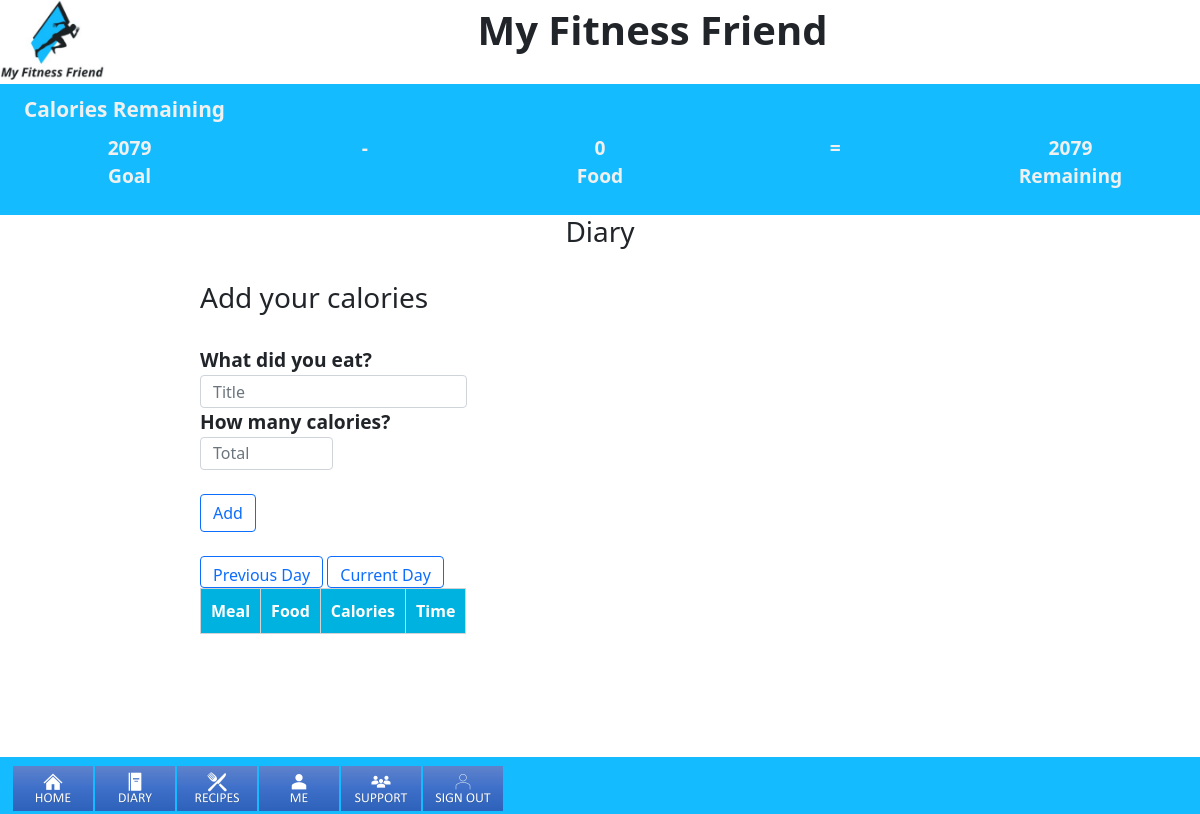
Page /diary.php (signed in) on the earlier database version.
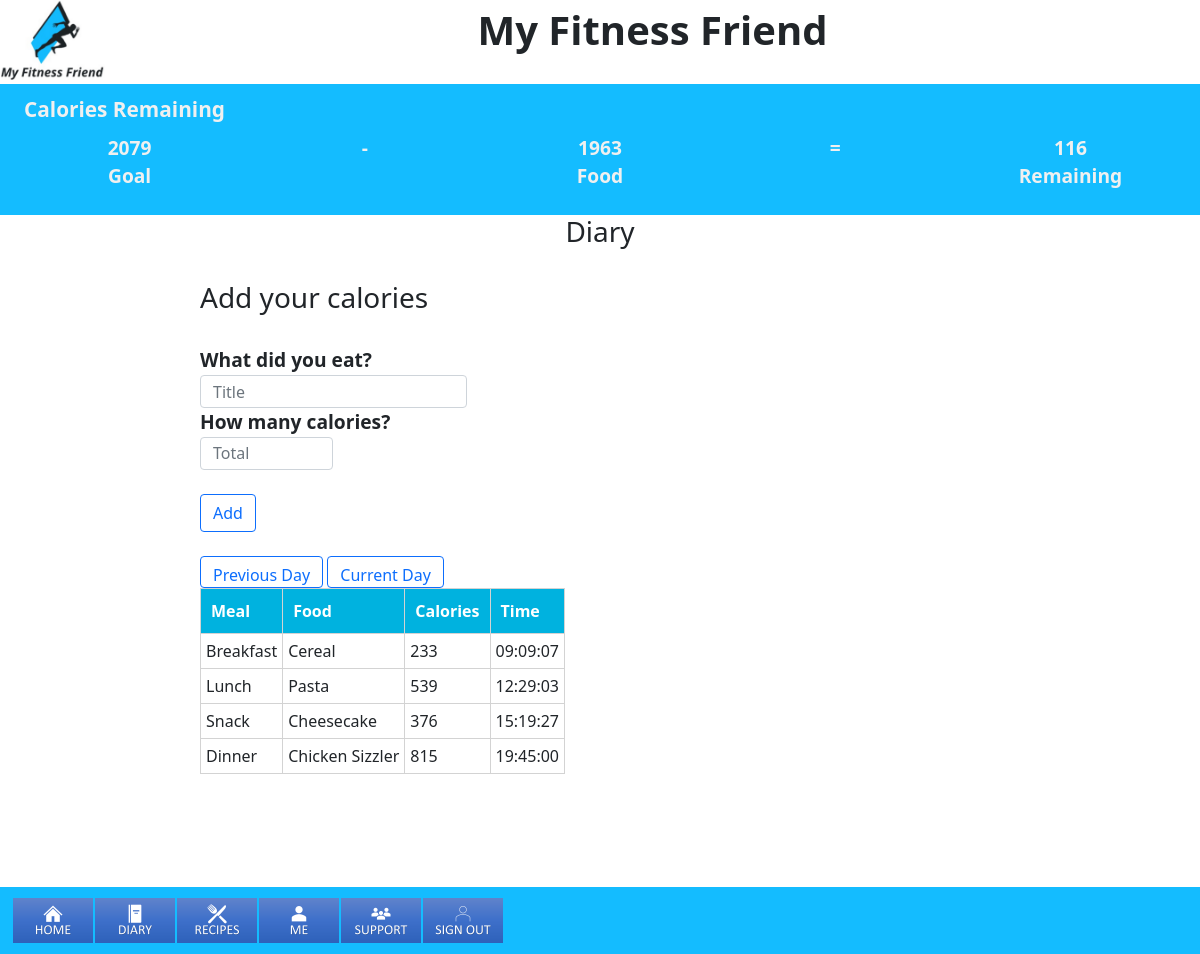
Same page on the later database version.
### tables this page shows
CREATE TABLE `users` (
  `uid` int(11) NOT NULL,
  `username` varchar(32) DEFAULT NULL,
  `password` varchar(64) DEFAULT NULL,
  `firstname` varchar(64) DEFAULT NULL,
  `lastname` varchar(64) DEFAULT NULL,
  `email` varchar(128) DEFAULT NULL,
  `age` smallint(3) DEFAULT NULL,
  `gender` varchar(6) DEFAULT NULL,
  `start_weight` int(3) DEFAULT NULL,
  `current_weight` int(3) DEFAULT NULL,
  `goal_weight` int(3) DEFAULT NULL,
  `height` int(3) DEFAULT NULL,
  `unit1` varchar(32) DEFAULT NULL,
  `unit2` varchar(32) DEFAULT NULL,
  `mentor1` int(3) DEFAULT NULL,
  `mentor2` int(3) DEFAULT NULL,
  `mentor3` int(3) DEFAULT NULL,
  `calorie_intake` int(5) DEFAULT NULL
);

CREATE TABLE `calories` (
  `cid` int(5) NOT NULL,
  `uid` int(11) DEFAULT NULL,
  `food` varchar(120) DEFAULT NULL,
  `meal` varchar(120) DEFAULT NULL,
  `calorie_intake` int(5) DEFAULT NULL,
  `exercise` varchar(120) DEFAULT NULL,
  `calories_burnt` int(5) DEFAULT NULL,
  `datetime` datetime NOT NULL
);

### diary.php (the view, shortened to what this page needs)
<?php
include 'header.php';
if(!isset($_SESSION['uid']))
{
  echo 'You are being redirected to the home page!';
  header("Location:index.php");
}
else
{
  $uid=$_SESSION['uid'];
}
if(isset($_POST['plus']))
{
  $plus_query = "SELECT meal,food,calorie_intake, CAST(datetime as time) AS 'Time' FROM calories WHERE uid = $uid AND date(datetime) = curdate();";
  $result = executeQuery($plus_query);
}
elseif (isset ($_POST['minus']))
{
  $minus_query = "SELECT meal,food,calorie_intake, CAST(datetime as time) AS 'Time' FROM calories WHERE uid = $uid AND date(datetime) = curdate()-1;";
  $result = executeQuery($minus_query);
}
else
{
  $default_query = "SELECT meal,food,calorie_intake, CAST(datetime as time) AS 'Time' FROM calories WHERE uid = $uid AND date(datetime) = curdate();";
  $result = executeQuery($default_query);
}
?>
      <h3><center>Diary<center></h3><br>
        <div class="col-md-8 m-auto block" id="main_content">
      <h3>Add your calories</h3><br>
        <form action="calorieupdate.php" method="post" enctype="multipart/form-data">
        <div class="form-group">
          <div class="col-sm-12">
              <label for="inputFood" class="col-sm-12">What did you eat?</label>
              </div>
          </div>
              <div class="form-group">
              <div class="col-sm-4 col-sm-offset-4">
                  <input type="text" class="form-control" id="inputFood" placeholder="Title" name="food">
              </div>
          </div>
          <div class="form-group">
          <div class="col-sm-12">
              <label for="inputCal" class="col-sm-12">How many calories?</label>
              </div>
          </div>
          <div class="form-group">
          <div class="col-sm-2 col-sm-offset-5">
            <input type="text" class="form-control" id="inputCal" placeholder="Total" name="calorie_intake">
            </div>
          </div><br>
            <button class="btn btn-outline-primary" type="submit" name="post">Add</button>
        </form>
      </div>
    </div><br>
    <div class="col-md-8 m-auto block" id="main_content">
      <form action="diary.php" method="post">
      <input type="submit" class = "btn btn-outline-primary" name="minus" value="Previous Day">
      <input type="submit" class = "btn btn-outline-primary" name="plus" value="Current Day">
    <table class="table-main">
    <tr>
      <th>Meal</th>
      <th>Food</th>
      <th>Calories</th>
      <th>Time</th>
    </tr>
<?php
function executeQuery($query)
{
    $connection = mysqli_connect("localhost","root","");
    $result = mysqli_query($connection, $query);
    return $result;
}
while($row = mysqli_fetch_assoc($result)){
  ?>
<tr>
    <td><?php echo $row['meal'];?></td>
    <td><?php echo $row['food'];?></td>
    <td><?php echo $row['calorie_intake'];?></td>
    <td><?php echo $row['Time'];?></td>
</tr>
  <?php
}
?>
      </table>
      </form>
    </div>
<?php
include 'footer.php';
?>

### header.php (shortened to what this page needs)
<?php
echo <<<HEADER1
<!DOCTYPE html>
<html>
<head>
<meta charset="utf-8">
<meta name="viewport" content="width=device-width, initial-scale=1">
<link href="https://cdn.jsdelivr.net/npm/bootstrap@5.1.3/dist/css/bootstrap.min.css" rel="stylesheet">
<script src="https://cdn.jsdelivr.net/npm/jquery@3.5.1/dist/jquery.slim.min.js"></script>
<script src="https://cdn.jsdelivr.net/npm/bootstrap@5.1.3/dist/js/bootstrap.bundle.min.js"></script>
<script src="https://kit.fontawesome.com/c3521ff66d.js"></script>
<link rel="stylesheet" href=css/style.css>
<title>The Calorie Counter</title>
</head>
<div class="heading">
    <img src="img/tempLogo.png" id="logo" alt="Logo" width="105">
My Fitness Friend
</div>
<br>
HEADER1;
require_once "interface.php";
?>

### interface.php (shortened to what this page needs)
<?php
if (isset($_SESSION['username'])) {
  $connection = mysqli_connect("localhost","root","");
  $calorieQuery = "SELECT SUM(calorie_intake) FROM calories WHERE uid = '$_SESSION[uid]' AND date(datetime) = curdate();";
  $calorieResult = mysqli_query($connection, $calorieQuery);
  $crTemp = mysqli_fetch_array($calorieResult);
  if(empty($crTemp[0])) {
    $cr = 0;
  }
  else {
    $cr = $crTemp[0];
  }
  $query = "SELECT * FROM users WHERE uid = '$_SESSION[uid]'";
  $result = mysqli_query($connection, $query);
  while ($row = mysqli_fetch_assoc($result)) {
    $sw = $row['start_weight'];
    $cw = $row['current_weight'];
    $gw = $row['goal_weight'];
    $g = $row['gender'];
  }
  $result1 = $cw * 2.205;
  $result2 = $result1 * 15;
  $x = $sw - $gw;
  $y = $sw - $cw;
  $z = $y / $x;
  $offset = 1 - $z;
  $reduction = $offset / 2;
  $reduction2 = $result2 * $reduction;
  if($g == "Male") {
    $ci = MAX(round($result2 - $reduction2),1800);
  }
  else {
    $ci = MAX(round($result2 - $reduction2),1500);
  }
  $ri = round($ci - $cr);
  echo <<<INTERFACE
  <div class="container-fluid" id="calorie">
    <legend class="title">Calories Remaining</legend>
    <div class="row">
      <div class="col">
        <label>{$ci}<br>Goal</label>
      </div>
      <div class="col">
        <label>-</label>
      </div>
      <div class="col">
        <label>{$cr}<br>
        Food</label>
      </div>
      <div class="col">
        <label>=</label>
      </div>
      <div class="col">
        <label>{$ri}<br>
        Remaining</label>
      </div>
    </div>
  </div>
  INTERFACE;
  echo <<<NAV
  <nav class="navbar navbar-default" id="UserNav">
    <span class="container-fluid">
    <ul class="nav nav-pills navbar-right">
          <li class="nav-item">
            <a class="nav-link" href="home.php">
              <img src="img/home.png" width="80" alt="Home nav button">
            </a>
          </li>
          <li class="nav-item">
            <a class="nav-link" href="diary.php">
              <img src="img/diary.png" width="80" alt="Diary nav button">
            </a>
          </li>
          <li class="nav-item">
            <a class="nav-link" href="recipes.php">
              <img src="img/recipes.png" width="80" alt="Recipes nav button">
            </a>
          </li>
          <li class="nav-item">
            <a class="nav-link" href="me.php">
              <img src="img/me.png" width="80" alt="Me nav button">
            </a>
          </li>
          <li class="nav-item">
            <a class="nav-link" href="support.php">
              <img src="img/support.png" width="80" alt="Support nav button">
            </a>
          </li>
          <li class="nav-item">
            <a class="nav-link" href="sign_out.php">
              <img src="img/signOut.png" width="80" alt="Sign Out nav button">
            </a>
          </li>
        </ul>
    </span>
  </nav>
  NAV;
}
else {
  include 'docs/ToS.php';
}
?>

### footer.php
<?php
echo <<<FOOTER
        <footer>
            <script src="scripts/chooseInput.js"></script>
            <script src="scripts/toggleEdit.js"></script>
            <script src="scripts/toggleHome.js"></script>
        </footer>
    </html>
FOOTER;
?>

### css/style.css (style rules this page uses)
:root { --colourPri: #022140; --colourSec: #c5c5c5; --colourBG: #14BCFF; --colourText: #f0f0f0; --colourNav: #c68c53a8; --colourHover: #233385; }
.heading { font-weight: bold; font-size: 2.5rem; text-align: center; }
#logo { float: left; }
#calorie, #loginHeader { padding-left: 1.5em; padding-right: 1.5em; padding-bottom: 1.5em; font-size: 1em; font-weight: bold; text-align: center; color: var(--colourText); background-color: var(--colourBG); }
.title { font-size: 1.3em; text-align: left; padding-top: .5em; }
#UserNav { display: flex; float: none; justify-content: center; position: fixed; top: 93%; height: 7%; width: 100%; background-color: var(--colourBG); }
label { font-size: 1.2em; font-weight: bolder; }
input { height: calc(1.6em + .6vw); }
.nav>li>a { padding: 1px; }
.table-main, .table-main th, .table-main td { border: 1px solid lightgrey; }
.table-main th { background-color: rgb(0, 178, 223); color: white; padding: 10px; }
.table-main td { background-color: #ffffff; padding: 5px; }

Differences in the rows shown:
shown differently, row unchanged: users: ri "2079" → (not shown)
added calories: meal "Breakfast", food "Cereal", calorie_intake "233", Time "09:09:07"
added calories: meal "Lunch", food "Pasta", calorie_intake "539", Time "12:29:03"
added calories: meal "Snack", food "Cheesecake", calorie_intake "376", Time "15:19:27"
added calories: meal "Dinner", food "Chicken Sizzler", calorie_intake "815", Time "19:45:00"
Other differences:
$cr: "0" → "1963"
$ri: (not shown) → "116"
